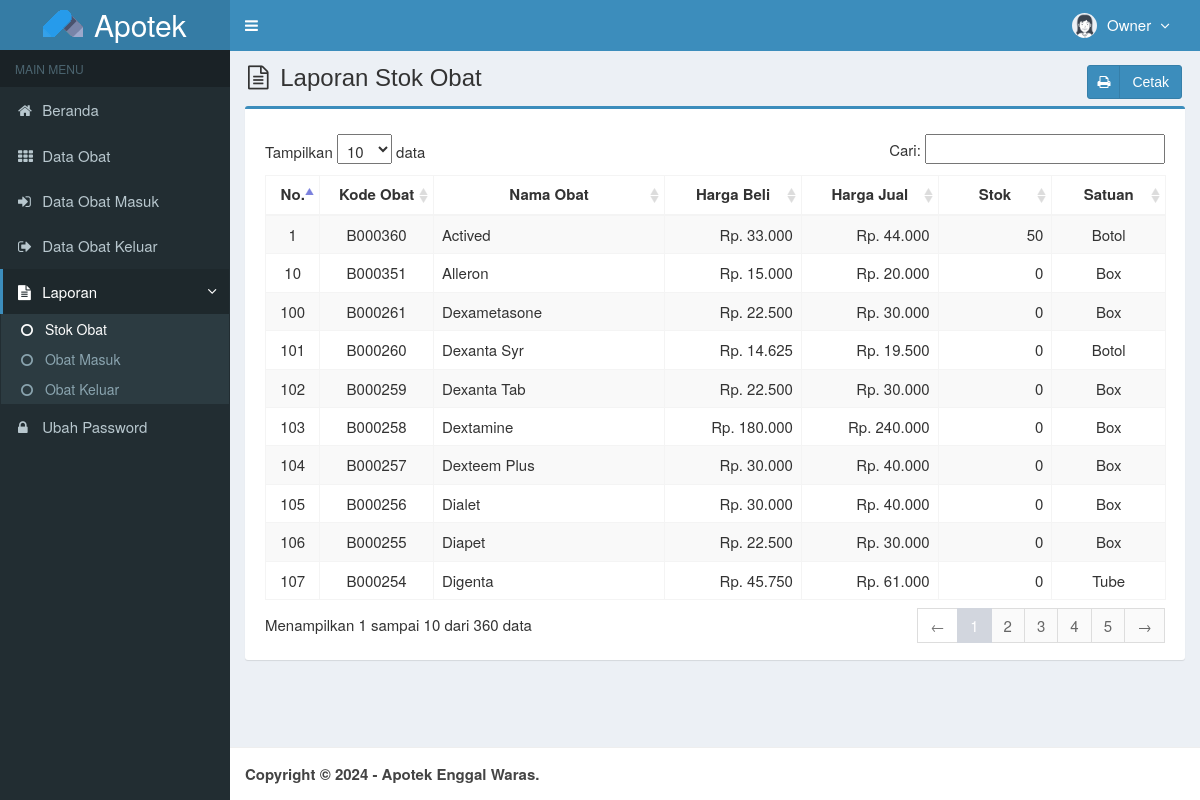
Screenshot of /main.php?module=lap_stok (signed in) with the database file from the repository.
### tables this page shows
CREATE TABLE `is_users` (
  `id_user` int(3) NOT NULL,
  `username` varchar(50) NOT NULL,
  `nama_user` varchar(50) NOT NULL,
  `password` varchar(50) NOT NULL,
  `email` varchar(50) DEFAULT NULL,
  `telepon` varchar(13) DEFAULT NULL,
  `foto` varchar(100) DEFAULT NULL,
  `hak_akses` enum('Admin','Owner','Gudang') DEFAULT NULL,
  `status` enum('aktif','blokir') NOT NULL DEFAULT 'aktif',
  `created_at` timestamp NOT NULL DEFAULT CURRENT_TIMESTAMP,
  `updated_at` timestamp NOT NULL DEFAULT CURRENT_TIMESTAMP ON UPDATE CURRENT_TIMESTAMP
);

CREATE TABLE `is_obat` (
  `kode_obat` varchar(7) NOT NULL,
  `nama_obat` varchar(50) NOT NULL,
  `harga_beli` int(11) NOT NULL,
  `harga_jual` int(11) NOT NULL,
  `satuan` varchar(20) NOT NULL,
  `stok` int(11) NOT NULL,
  `created_user` int(3) NOT NULL,
  `created_date` timestamp NOT NULL DEFAULT CURRENT_TIMESTAMP,
  `updated_user` int(3) NOT NULL,
  `updated_date` timestamp NOT NULL DEFAULT CURRENT_TIMESTAMP ON UPDATE CURRENT_TIMESTAMP
);

### config/fungsi_rupiah.php (called while the page is built, shortened)
<?php
function format_rupiah($angka)
{
  $rupiah = number_format($angka, 0, ',', '.');
  return $rupiah;
}

### modules/lap-stok/view.php (the view)
<section class="content-header">
  <h1>
    <i class="fa fa-file-text-o icon-title"></i> Laporan Stok Obat
    <a class="btn btn-primary btn-social pull-right" href="modules/lap-stok/cetak.php" target="_blank">
      <i class="fa fa-print"></i> Cetak
    </a>
  </h1>
</section>
<section class="content">
  <div class="row">
    <div class="col-md-12">
      <div class="box box-primary">
        <div class="box-body">
          <table id="dataTables1" class="table table-bordered table-striped table-hover">
            <thead>
              <tr>
                <th class="center">No.</th>
                <th class="center">Kode Obat</th>
                <th class="center">Nama Obat</th>
                <th class="center">Harga Beli</th>
                <th class="center">Harga Jual</th>
                <th class="center">Stok</th>
                <th class="center">Satuan</th>
              </tr>
            </thead>
            <tbody>
            <?php
            $no = 1;
            $query = mysqli_query($mysqli, "SELECT kode_obat,nama_obat,harga_beli,harga_jual,satuan,stok FROM is_obat ORDER BY nama_obat ASC")
                                            or die('Ada kesalahan pada query tampil Data Obat: '.mysqli_error($mysqli));
            while ($data = mysqli_fetch_assoc($query)) {
              $harga_beli = format_rupiah($data['harga_beli']);
              $harga_jual = format_rupiah($data['harga_jual']);
              echo "<tr>
                      <td width='30' class='center'>$no</td>
                      <td width='80' class='center'>$data[kode_obat]</td>
                      <td width='180'>$data[nama_obat]</td>
                      <td width='100' align='right'>Rp. $harga_beli</td>
                      <td width='100' align='right'>Rp. $harga_jual</td>
                      <td width='80' align='right'>$data[stok]</td>
                      <td width='80' class='center'>$data[satuan]</td>
                    </tr>";
              $no++;
            }
            ?>
            </tbody>
          </table>
        </div>
      </div>
    </div>
  </div>
</section><!-- /.content

### top-menu.php (shortened to what this page needs)
<?php
require_once "config/database.php";
$query = mysqli_query($mysqli, "SELECT id_user, nama_user, foto, hak_akses FROM is_users WHERE id_user='$_SESSION[id_user]'")
                                or die('Ada kesalahan pada query tampil Manajemen User: '.mysqli_error($mysqli));
$data = mysqli_fetch_assoc($query);
?>
<li class="dropdown user user-menu">
  <a href="#" class="dropdown-toggle" data-toggle="dropdown">
  <?php
  if ($data['foto']=="") { ?>
    <img src="images/user/user-default.png" class="user-image" alt="User Image"/>
  <?php
  }
  else { ?>
    <img src="images/user/<?php echo $data['foto']; ?>" class="user-image" alt="User Image"/>
  <?php
  }
  ?>
    <span class="hidden-xs"><?php echo $data['nama_user']; ?> <i style="margin-left:5px" class="fa fa-angle-down"></i></span>
  </a>
</li>

### assets/css/style.css (style rules this page uses)
.btn-social *:first-child { border-right: 1px solid rgba(0, 0, 0, 0.1); bottom: 0; font-size: 1em !important; left: 0; line-height: 32px !important; position: absolute; text-align: center; top: 0; width: 32px !important; }
.content-header { padding: 15px 18px 0; position: relative; }
.center { text-align:center; }
.icon-title { margin-right: 5px; }
body { background-color: #fff; color: #333; font-size: 15px; line-height: 1.42857; }

### rows the page displays
is_users: foto (picture), nama_user "Owner"
is_obat: kode_obat "B000360", nama_obat "Actived", harga_beli "33.000", harga_jual "44.000", stok "50", satuan "Botol"
is_obat: kode_obat "B000351", nama_obat "Alleron", harga_beli "15.000", harga_jual "20.000", stok "0", satuan "Box"
is_obat: kode_obat "B000261", nama_obat "Dexametasone", harga_beli "22.500", harga_jual "30.000", stok "0", satuan "Box"
is_obat: kode_obat "B000260", nama_obat "Dexanta Syr", harga_beli "14.625", harga_jual "19.500", stok "0", satuan "Botol"
is_obat: kode_obat "B000259", nama_obat "Dexanta Tab", harga_beli "22.500", harga_jual "30.000", stok "0", satuan "Box"
is_obat: kode_obat "B000258", nama_obat "Dextamine", harga_beli "180.000", harga_jual "240.000", stok "0", satuan "Box"
is_obat: kode_obat "B000257", nama_obat "Dexteem Plus", harga_beli "30.000", harga_jual "40.000", stok "0", satuan "Box"
is_obat: kode_obat "B000256", nama_obat "Dialet", harga_beli "30.000", harga_jual "40.000", stok "0", satuan "Box"
is_obat: kode_obat "B000255", nama_obat "Diapet", harga_beli "22.500", harga_jual "30.000", stok "0", satuan "Box"
is_obat: kode_obat "B000254", nama_obat "Digenta", harga_beli "45.750", harga_jual "61.000", stok "0", satuan "Tube"
